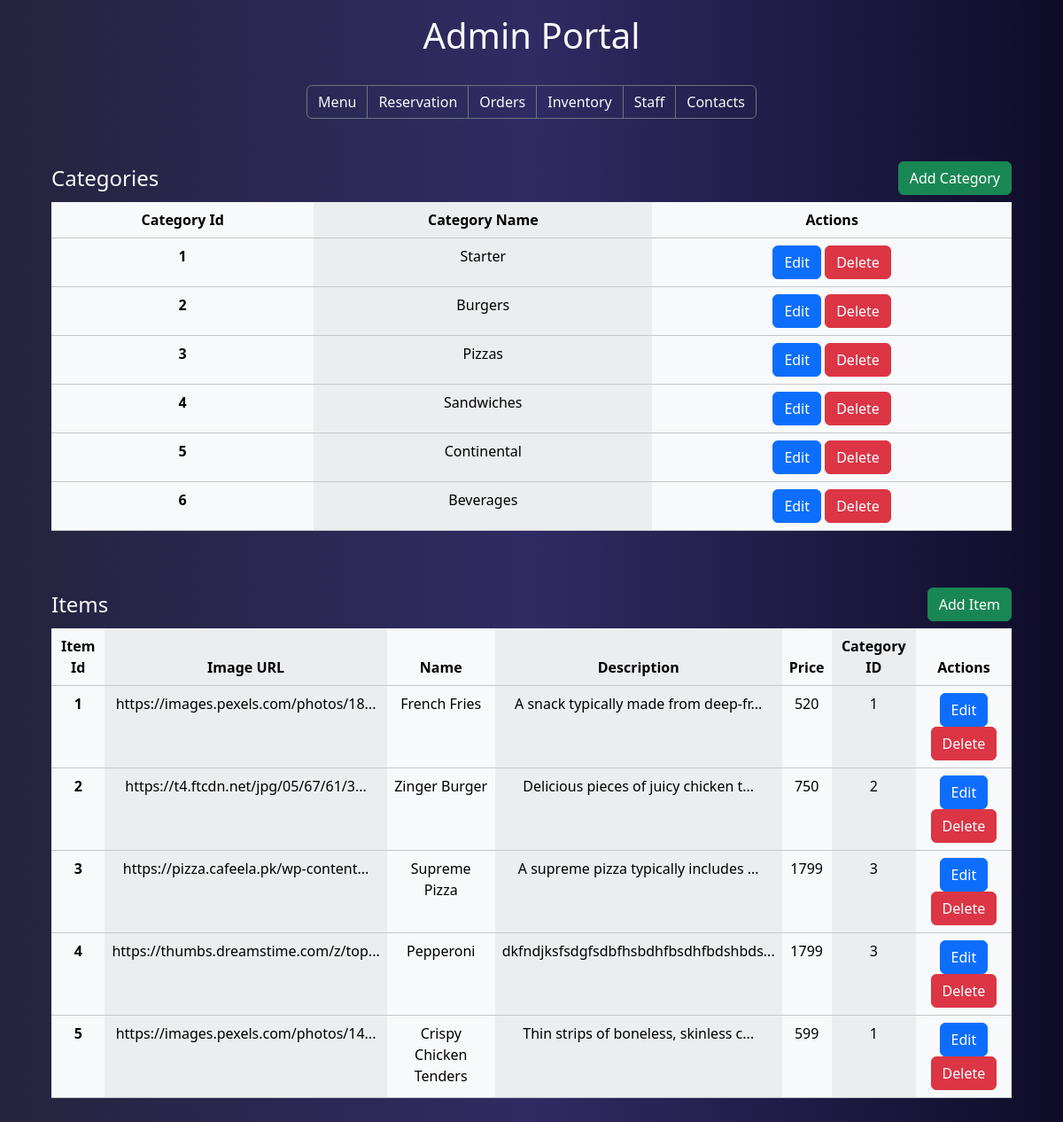
The app's page /admin.php with its own data.
### tables this page shows
CREATE TABLE `categories` (
  `Category_id` int(11) NOT NULL,
  `Category_name` varchar(50) NOT NULL
);

CREATE TABLE `items` (
  `Item_id` int(11) NOT NULL,
  `Item_image` varchar(800) NOT NULL,
  `Item_name` varchar(50) NOT NULL,
  `Item_description` varchar(500) NOT NULL,
  `Price` int(11) NOT NULL,
  `cat_id` int(11) NOT NULL
);

### admin.php (the view, shortened to what this page needs)
<!DOCTYPE html>
<html lang="en">
<head>
    <link href="https://cdn.jsdelivr.net/npm/bootstrap@5.3.3/dist/css/bootstrap.min.css" rel="stylesheet"
>
    <link href="https://cdn.jsdelivr.net/npm/bootstrap@5.3.3/dist/css/bootstrap.min.css" rel="stylesheet">
</head>
<body>
<?php include '_dbconnect.php'; ?>
<section class="bg-color text-center" style="min-height: 700px;">
  <div class="container">
    <div class="row text-light p-3">
      <div class="col">
        <?php include 'admin_navbar.php';?>
      </div>
      <div class="pt-5">
        <div class="d-flex justify-content-between align-items-center">
          <h4 class="text-start">Categories</h4>
          <button type="button" class="btn btn-success mb-2" data-bs-toggle="modal" data-bs-target="#addCategoryModal">
              Add Category
          </button>
        </div>
        <table class="table table-light table-striped-columns">
            <thead>
                <tr>
                  <th scope="col">Category Id</th>
                  <th scope="col">Category Name</th>
                  <th scope="col">Actions</th>
                </tr>
              </thead>
              <tbody>
                  <?php
                    $sql = "SELECT * FROM `categories`";
                    $result = mysqli_query($conn, $sql);
                    while ($row = mysqli_fetch_assoc($result)) {
                      echo '
                      <tr>
                      <th scope="row">'.$row['Category_id'].'</th>
                      <td>'.$row['Category_name'].'</td>
                      <td>
                        <a href="edit.php?cat_id='.$row['Category_id'].'"><button type="button" class="btn btn-primary">Edit</button></a>
                        <a href="admin.php?delete_category='.$row['Category_id'].'" onclick="return confirm(\'Are you sure you want to delete this category?\')">
                            <button type="button" class="btn btn-danger">Delete</button>
                        </a>
                      </td>
                      </tr>';
                    }
                  ?>
              </tbody>
          </table>
        </div>
<div class="pt-5">
    <div class="d-flex justify-content-between align-items-center">
        <h4 class="text-start">Items</h4>
        <button type="button" class="btn btn-success mb-2" data-bs-toggle="modal" data-bs-target="#addItemModal">
            Add Item
        </button>
    </div>
    <table class="table table-light table-striped-columns">
        <thead>
            <tr>
                <th scope="col">Item Id</th>
                <th scope="col">Image URL</th>
                <th scope="col">Name</th>
                <th scope="col">Description</th>
                <th scope="col">Price</th>
                <th scope="col">Category ID</th>
                <th scope="col">Actions</th>
            </tr>
        </thead>
        <tbody>
            <?php
                $sql = "SELECT * FROM `items`";
                $result = mysqli_query($conn, $sql);
                while ($row = mysqli_fetch_assoc($result)) {
                    echo '
                    <tr>
                        <th scope="row">' . $row['Item_id'] . '</th>
                        <td>' . substr($row['Item_image'],0,35) . '...</td>
                        <td>' . $row['Item_name'] . '</td>
                        <td>' . substr($row['Item_description'],0,35) . '...</td>
                        <td>' . $row['Price'] . '</td>
                        <td>' . $row['cat_id'] . '</td>
                        <td>
                            <a href="edit.php?item_id=' . $row['Item_id'] . '">
                                <button type="button" class="btn btn-primary">Edit</button>
                            </a>
                            <a href="admin.php?delete_item=' . $row['Item_id'] . '"
                               onclick="return confirm(\'Are you sure you want to delete this item?\')">
                                <button type="button" class="btn btn-danger">Delete</button>
                            </a>
                        </td>
                    </tr>';
                }
            ?>
        </tbody>
    </table>
</div>
      </div>
    </div>
</section>
</body>
</html>

### admin_navbar.php (shortened to what this page needs)
<h1>Admin Portal</h1>
<br>
<div class="btn-group px-3" role="group" aria-label="Basic outlined example">
    <button type="button" class="btn text-light btn-outline-secondary"><a class="text-light text-decoration-none" style="" href='./admin.php'>Menu</a></button>
    <button type="button" class="btn text-light btn-outline-secondary"><a  class="text-light text-decoration-none" href='./admin_reserve.php'>Reservation</a></button>
    <button type="button" class="btn text-light btn-outline-secondary"><a class="text-light text-decoration-none" href='./admin_order.php'>Orders</a></button>
    <button type="button" class="btn text-light btn-outline-secondary"><a class="text-light text-decoration-none" href='./inventory.php'>Inventory</a></button>
    <button type="button" class="btn text-light btn-outline-secondary"><a class="text-light text-decoration-none"href='./staff.php'>Staff</a></button>
    <button type="button" class="btn text-light btn-outline-secondary"><a class="text-light text-decoration-none"href='./admin_contacts.php'>Contacts</a></button>
</div>

### admin_navbar.php (style rules this page uses)
.bg-color { background: #0f0c29; background: -webkit-linear-gradient(to right, #24243e, #302b63, #0f0c29); background: linear-gradient(to right, #24243e, #302b63, #0f0c29); }

### records on screen
categories: Category_id "1", Category_name "Starter"
categories: Category_id "2", Category_name "Burgers"
categories: Category_id "3", Category_name "Pizzas"
categories: Category_id "4", Category_name "Sandwiches"
categories: Category_id "5", Category_name "Continental"
categories: Category_id "6", Category_name "Beverages"
items: Item_id "1", Item_image "https://images.pexels.com/photos/18", Item_name "French Fries", Item_description "A snack typically made from deep-fr", Price "520", cat "1"
items: Item_id "2", Item_image "https://t4.ftcdn.net/jpg/05/67/61/3", Item_name "Zinger Burger", Item_description "Delicious pieces of juicy chicken t", Price "750", cat "2"
items: Item_id "3", Item_image "https://pizza.cafeela.pk/wp-content", Item_name "Supreme Pizza", Item_description "A supreme pizza typically includes", Price "1799", cat "3"
items: Item_id "4", Item_image "https://thumbs.dreamstime.com/z/top", Item_name "Pepperoni", Item_description "dkfndjksfsdgfsdbfhsbdhfbsdhfbdshbds", Price "1799", cat "3"
items: Item_id "5", Item_image "https://images.pexels.com/photos/14", Item_name "Crispy Chicken Tenders", Item_description "Thin strips of boneless, skinless c", Price "599", cat "1"
